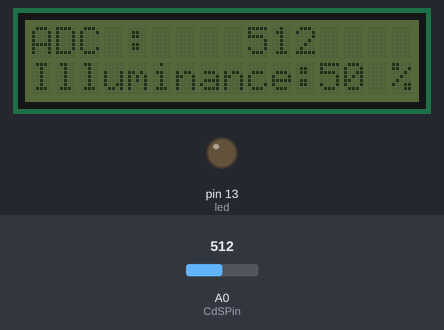
Simulated run of this sketch. Board: Arduino Uno, built with avr-gcc and run on an emulated ATmega328P. On the bench: 16×2 character LCD, output pins drawn as LEDs (lit = HIGH). The test bench sets the inputs (shaded band); at power-on: A0 (CdSPin) = 512.

Above: at 4.3 s.
4.4 s: A0 (CdSPin) set to 537
At 6.0 s:
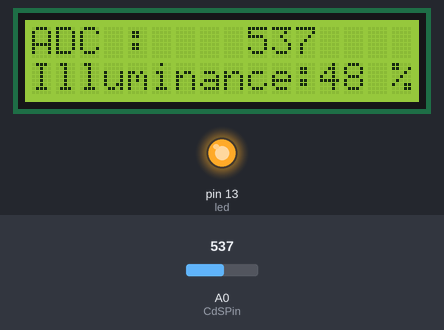
6.6 s: A0 (CdSPin) set to 511
At 8.3 s:
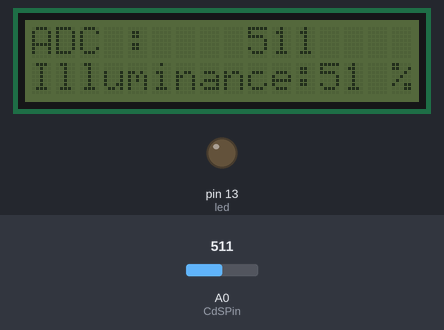
8.6 s: A0 (CdSPin) set to 306
At 9.9 s:
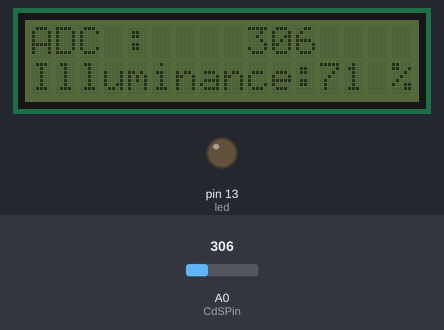
Timing chart, 0 to 11.6 s (numbered marks = the images above; inputs shaded):
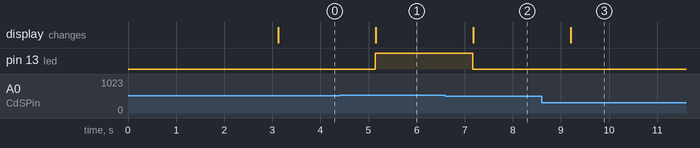

The sketch:

AR27_cds.project.ino.ino
```cpp
/*
 예제 6.2
 빛 입력
*/

// I2C 통신 라이브러리 설정
#include <Wire.h>
// I2C LCD 라리브러리 설정
#include <LiquidCrystal_I2C.h>

// LCD I2C address 설정: 0x3F or 0x27
LiquidCrystal_I2C lcd(0x27,16,2);

// 0번 아날로그핀을 CdS 셀 입력으로 설정한다.
const int CdSPin = 0;
const int led = 13;
void setup() {
  pinMode(led,OUTPUT);
// 16X2 LCD 모듈 설정하고 백라이트를 켠다.
  lcd.init(); // LCD 설정
  lcd.backlight();

// 메세지를 표시한다.
  lcd.print("ex 6.2");
  lcd.setCursor(0,1);
  lcd.print("CdS Cell Test");
// 3초동안 메세지를 표시한다.
  delay(3000);

// 모든 메세지를 삭체한 뒤
// 숫자를 제외한 부분들을 미리 출력시킨다.
  lcd.clear();
  lcd.setCursor(0,0);
  lcd.print("ADC :  ");
  lcd.setCursor(0,1);
  lcd.print("Illuminance:");
  lcd.setCursor(15,1);
  lcd.print("%");


}

void loop(){

  int adcValue; // 실제 센서로부터 읽은 값 (0~1023)
  int illuminance; // 현재의 밝기. 0~100%

  // CdS cell을 통하여 입력되는 전압을 읽는다.
  adcValue = analogRead(CdSPin);
  // 아날로그 입력 값을 0~100의 범위로 변경한다.
  illuminance = map(adcValue, 0, 1023, 100, 0);

  // 전에 표시했던 내용을 지우고
  // LCD에 ADC 값과 밝기를 출력한다.
  // 지우지 않으면 이전에 표시했던 값이 남게 된다.
if(illuminance<50) {
  lcd.backlight();
  digitalWrite(led,HIGH);
}
else {
  lcd.noBacklight();
  digitalWrite(led,LOW);
}
  // 전에 표시했던 내용을 지운다.
lcd.setCursor(9,0);
lcd.print("    ");

  // ADC 값을 표시한다
  lcd.setCursor(9,0);
  lcd.print(adcValue);

  // 전에 표시했던 내용을 지운다.
lcd.setCursor(13,1);
lcd.print(" ");

  // 밝기를 표시한다
  lcd.setCursor(12,1);
  lcd.print(illuminance);
   delay(1000);
}
```

Measured:
- the behaviour switches between 521 and 522 on A0 (CdSPin) (found by bisection; images 0 and 1)
- after the input at 4.4 s, pin 13 (led): LOW → HIGH after 0.74 s; the display: changes after 0.75 s (image 1)
- after the input at 6.6 s, pin 13 (led): HIGH → LOW after 0.56 s; the display: changes after 0.58 s (image 2)
- after the input at 8.6 s, the display: changes after 0.60 s (image 3)
